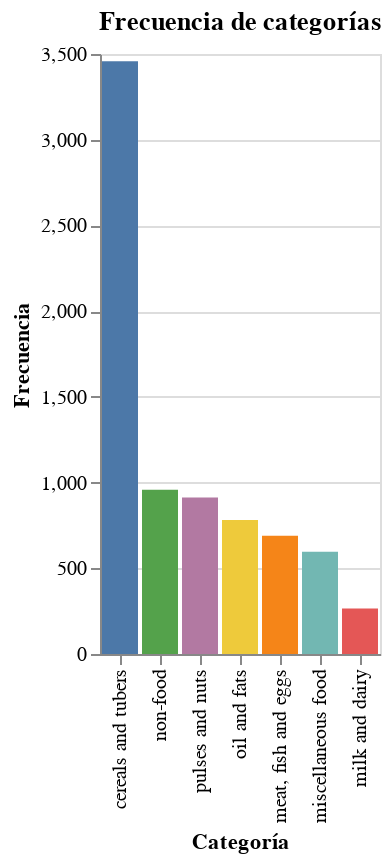

The notebook cell saved with this chart:
### Code cell
# price, general plot
alt.Chart(source).mark_bar().encode(
    alt.X('Category',  sort='-y', title="Categoría"),
    alt.Y('Frequency', title="Frecuencia"),
    alt.Color('Category', legend=None),
    tooltip=['Category', 'Frequency']
).properties(title="Frecuencia de categorías")

### Figure 1 — Vega-Lite specification as saved in the notebook (floating-point values rounded to 4 significant figures)
{"$schema": "https://vega.github.io/schema/vega-lite/v4.8.1.json", "config": {"view": {"continuousHeight": 300, "continuousWidth": 400}}, "data": {"name": "data-8f67fc334070eb6396ec7711d367621a"}, "datasets": {"data-8f67fc334070eb6396ec7711d367621a": [{"Category": "cereals and tubers", "Frequency": 3457}, {"Category": "non-food", "Frequency": 958}, {"Category": "pulses and nuts", "Frequency": 913}, {"Category": "oil and fats", "Frequency": 782}, {"Category": "meat, fish and eggs", "Frequency": 690}, {"Category": "miscellaneous food", "Frequency": 597}, {"Category": "milk and dairy", "Frequency": 265}]}, "encoding": {"color": {"field": "Category", "legend": null, "type": "nominal"}, "tooltip": [{"field": "Category", "type": "nominal"}, {"field": "Frequency", "type": "quantitative"}], "x": {"field": "Category", "sort": "-y", "title": "Categoría", "type": "nominal"}, "y": {"field": "Frequency", "title": "Frecuencia", "type": "quantitative"}}, "mark": "bar", "title": "Frecuencia de categorías"}
